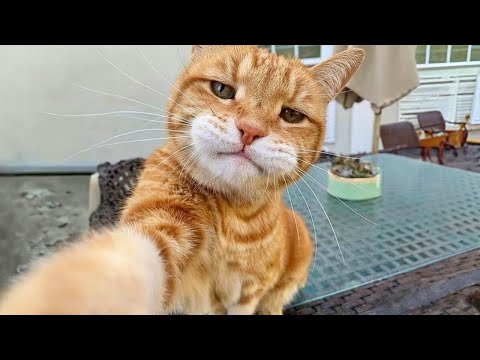
#> input picture 3_Deteccao_Bordas/Gato_canny_original.jpg, 480 x 360 px, found by its file name
$ python canny.py
#> lines starting #> are read from the running program, lines starting #| are printed output that depends on the picture; after the words box and inside, x2 and y2 are one past the last pixel; in counts of white or black regions, pixels touching at a corner belong together
# O filtro Canny é uma técnica amplamente utilizada para detecção de bordas em imagens.
# Ele realiza esse processo em múltiplas etapas:
# 1. Redução de ruído (normalmente com filtro Gaussiano);
# 2. Cálculo de gradiente de intensidade (detecção de áreas com mudança brusca de cor);
# 3. Supressão de não-máximos (mantém apenas os pixels com maior intensidade local);
# 4. Aplicação de limiares (thresholds) para determinar quais bordas serão mantidas.
# No código, a imagem é convertida para tons de cinza e, em seguida, o filtro Canny é aplicado
# usando dois limiares: threshold1 e threshold2. Esses valores controlam a sensibilidade da
# detecção de bordas — valores mais baixos detectam mais detalhes, mas podem gerar mais ruído.
# O resultado é exibido ao lado da imagem original e salvo como imagem separada.

import matplotlib.pyplot as plt
import numpy as np
import cv2
from PIL import Image
import os

# Caminho da imagem original
caminho_original = r'Processamento Básico de Imagens\3_Deteccao_Bordas\Gato_canny_original.jpg'

# Abrir imagem com PIL
img_pil = Image.open(caminho_original).convert("RGB")
#> img_pil is the input picture: PIL image 480x360 RGB; mean R, G, B 124.7, 115.8, 102.7

# Converter para array numpy e para BGR
img_original = np.array(img_pil)
img_original = cv2.cvtColor(img_original, cv2.COLOR_RGB2BGR)

# Converter para escala de cinza
gray = cv2.cvtColor(img_original, cv2.COLOR_BGR2GRAY)
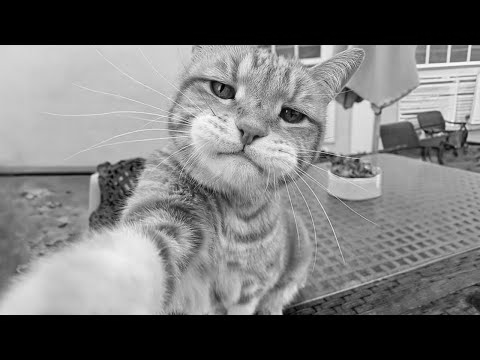
#> gray: shape (360, 480); min 0, max 254, mean 117

# Aplicar filtro Canny
threshold1 = 50
threshold2 = 150
edge = cv2.Canny(gray, threshold1, threshold2)
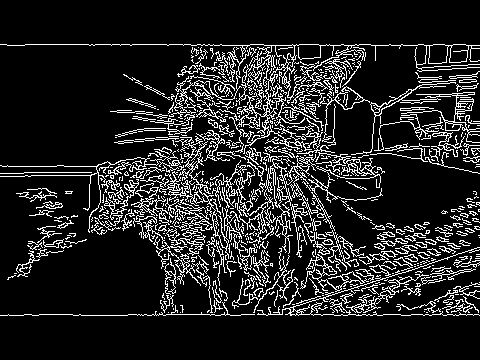
#> edge: shape (360, 480); 13.8% white in thin lines or dots, all inside (x1, y1, x2, y2) = (0, 44, 480, 316)

# Mostrar a imagem com as bordas detectadas
cv2.waitKey(0)
cv2.destroyAllWindows()

# Mostrar as duas imagens lado a lado com matplotlib
fig, axs = plt.subplots(1, 2, figsize=(12, 6))

# Converter a imagem original para RGB para o matplotlib
img_original_rgb = cv2.cvtColor(img_original, cv2.COLOR_BGR2RGB)

axs[0].imshow(img_original_rgb)
axs[0].set_title("Imagem Original")
axs[0].axis("off")

axs[1].imshow(edge, cmap='gray')
axs[1].set_title(f"Filtro Canny (threshold1 = {threshold1}, threshold2 = {threshold2})")
axs[1].axis("off")

plt.tight_layout()
plt.show()
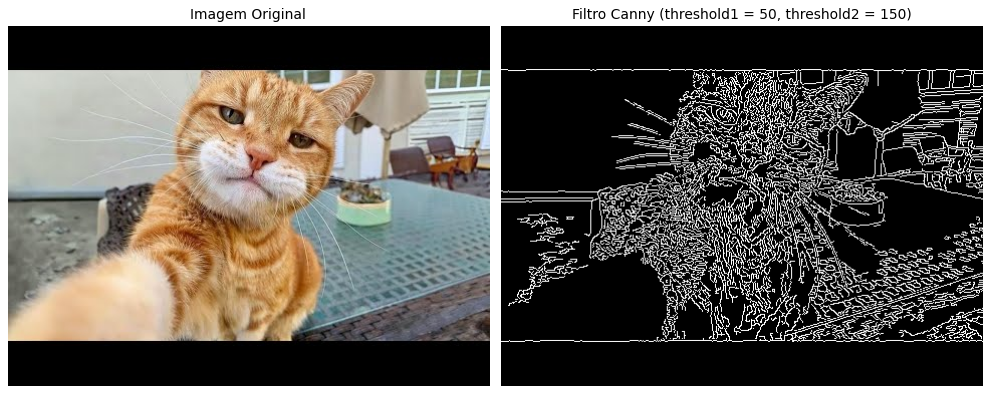
#> figure drawn by matplotlib, 2 panels

# Salvar a imagem. Converter a imagem Canny
img_canny = Image.fromarray(edge)
img_canny.save(r'Processamento Básico de Imagens\3_Deteccao_Bordas\Gato_canny.png')
